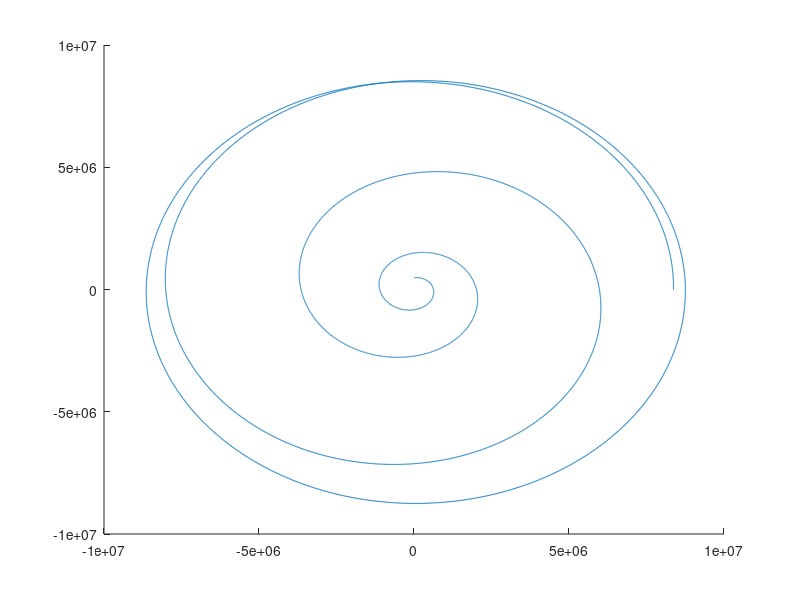

The MATLAB source for this figure:
% Constants Section

earthRadius = 6.371e6; % m
orbitalAltitude_inner = 2e6; % m
orbitalAltitude_outer = 42.164e6; % m

r1 = orbitalAltitude_inner + earthRadius;
r2 = orbitalAltitude_outer + earthRadius;

% The radius of the orbit can be represented as:
% r(theta) 1/(a + b*theta + c*theta^2 + d*theta^3 + e*theta^4 + f*theta^5)

% N is the number of rotations before the orbit settles. 

N = 4;
theta_0 = 0;
theta_tilde = pi/2;

%The total transfer angle is represented by:
theta_f = 2*pi * N + theta_tilde;
theta = linspace(theta_0, theta_f, 1e4);

a = 1/r1;
b = -1e-9;
c = -1e-10;
d = 1e-11;
e = 1e-12;
f = 1e-13;

r = 1 ./ (a + b*theta + c*theta.^2 + d*theta.^3 + e*theta.^4 + f*theta.^5);

% gamma is the flight path angle. The flight path angle is the angle
% between the tangent to Earth and the velocity vector of the spacecraft

% r_dot = -r.^2 * (b + 2*c*theta + 3*d*theta^2 + 4*e*theta^3 + 5*f*theta^4)*theta_dot;

% Although this equation is defined, it cannot be used because theta_dot is
% at this point unknown

% tan(gamma1) = -r1 * b
% tan(gamma2) = -r2 * (b + 2*c*theta_f + 3*d*theta_f^2 + 4*e*theta_f^3 + 5*f*theta_f^4)






%theta = theta_0 = 0 yields:
%r1 = 1/a

%theta = theta_f yields:
%r2 = 1/(a + b*theta_f + c*theta_f^2 + d*theta_f^3 + e*theta_f^4 + f*theta_f^5);

% The time derivative of the radius equation yields
% 
% From this we can get the flight






%r2 = 1/(a + b*theta_f + c*theta_f^2 + d*theta_f^3 + e*theta_f^4 + f*theta_f^5);


x = r.*cos(theta);
y = r.*sin(theta);


figure;
hold on;

plot(x, y);